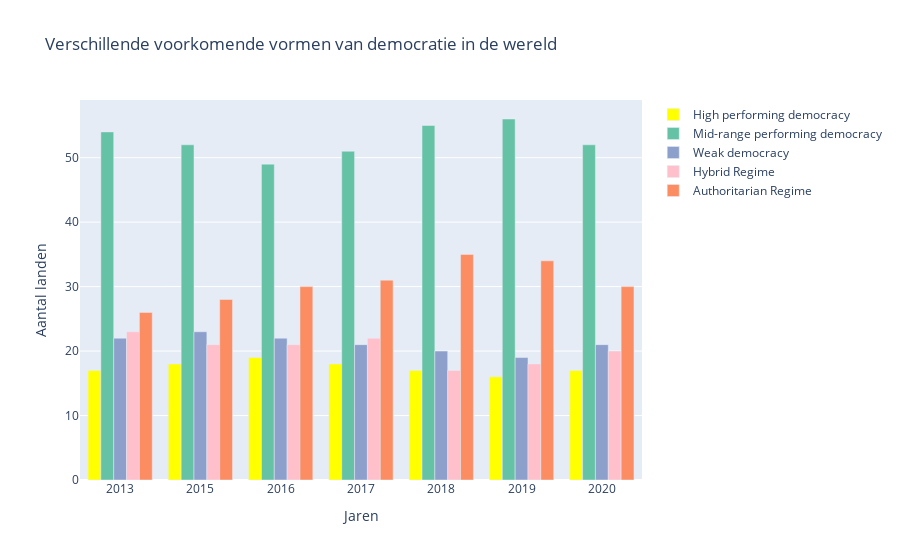

The cell this chart's notebook holds for it:
### Markdown cell above
## Datasets and Preprocessing - The Global State of Democracy Indices


The Global State of Democracy Indices is een uitgebreide evaluatie van verschillende factoren die de mate van democratie in een land proberen te meten, opgesteld door het International Institute for Democracy and Electoral Assistance. Doordat een definitie van democratie niet universeel en ook niet gemakkelijk te bepalen is, bestaat het rapportage uit veel verschillende onderwerpen, waarbij de 174 gemeten landen een score krijgen voor elk van deze onderwerpen tussen 0 en 1, met 0 het meest negatief, en 1 het meest positief. Deze scores worden gemeten aan de hand van onderzoek, de ervaringen van burgers en de meningen van journalisten.

De dataset die gebruikt zal worden voor ons onderzoek is als volgt:

https://www.kaggle.com/datasets/aliaamiri/the-global-state-of-democracy-indices

Deze dataset geeft de scores voor elk land in elk van de 157 kwesties tussen 1975 en 2020, deze kwesties zijn de observeerbare variabelen in deze dataset. De namen van de variabelen worden gebruikt om elke kwestie te categoriseren, de uitleg voor elke kwestie staat in een pdf bestand dat meegeleverd werd met de dataset. Elke kwestie beslaat een vraag of stelling die een indicator kan zijn van de mate van democratie in een land. Kwesties kunnen onderwerpen aanslaan als gelijke rechten, persvrijheid, en censuur.

### Code cell
barplot.update_layout(layout)
##In de onderstaande afbeelding zijn de voorkomnde vormen van democratie in de wereld weergeven in aantallen.

### Figure 1 — Plotly figure (JSON) as saved in the notebook; plotly's stock layout.template omitted (floating-point values rounded to 4 significant figures)
{"data": [{"marker": {"color": "rgb(255, 255, 0)"}, "name": "High performing democracy", "type": "bar", "x": ["2013", "2015", "2016", "2017", "2018", "2019", "2020"], "y": [17, 18, 19, 18, 17, 16, 17]}, {"marker": {"color": "rgb(102,194,165)"}, "name": "Mid-range performing democracy", "type": "bar", "x": ["2013", "2015", "2016", "2017", "2018", "2019", "2020"], "y": [54, 52, 49, 51, 55, 56, 52]}, {"marker": {"color": "rgb(141,160,203)"}, "name": "Weak democracy", "type": "bar", "x": ["2013", "2015", "2016", "2017", "2018", "2019", "2020"], "y": [22, 23, 22, 21, 20, 19, 21]}, {"marker": {"color": "rgb(255, 192, 203)"}, "name": "Hybrid Regime", "type": "bar", "x": ["2013", "2015", "2016", "2017", "2018", "2019", "2020"], "y": [23, 21, 21, 22, 17, 18, 20]}, {"marker": {"color": "rgb(252,141,98)"}, "name": "Authoritarian Regime", "type": "bar", "x": ["2013", "2015", "2016", "2017", "2018", "2019", "2020"], "y": [26, 28, 30, 31, 35, 34, 30]}], "layout": {"annotations": [{"showarrow": false, "text": "Deze grafiek visualiseert hoeveel landen deel uit maken van elke categorie van democratie", "x": 0.5, "xref": "paper", "y": -0.25, "yref": "paper"}], "title": {"text": "Verschillende voorkomende vormen van democratie in de wereld"}, "xaxis": {"title": {"text": "Jaren"}}, "yaxis": {"title": {"text": "Aantal landen"}}}}
